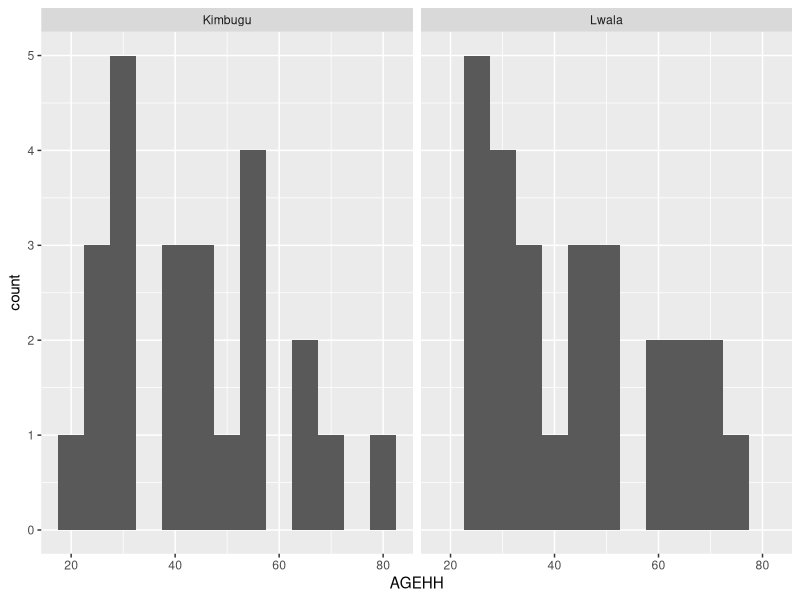
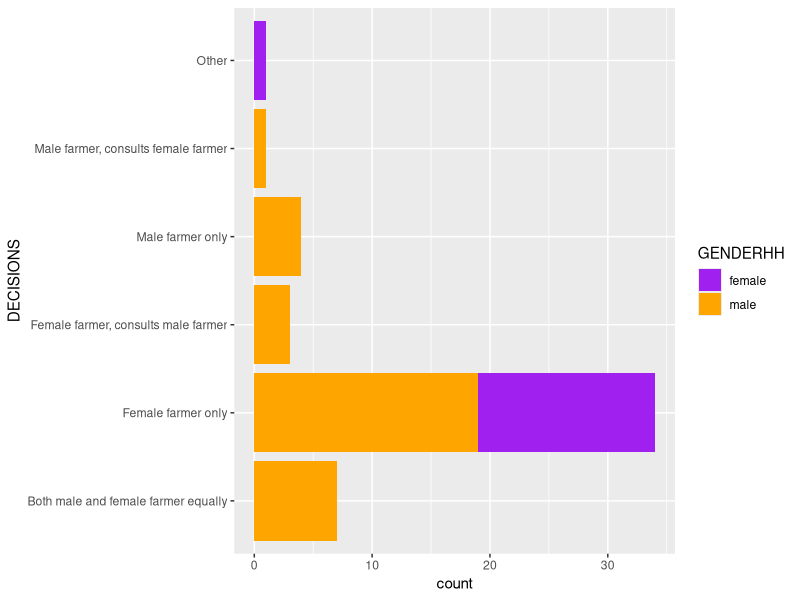
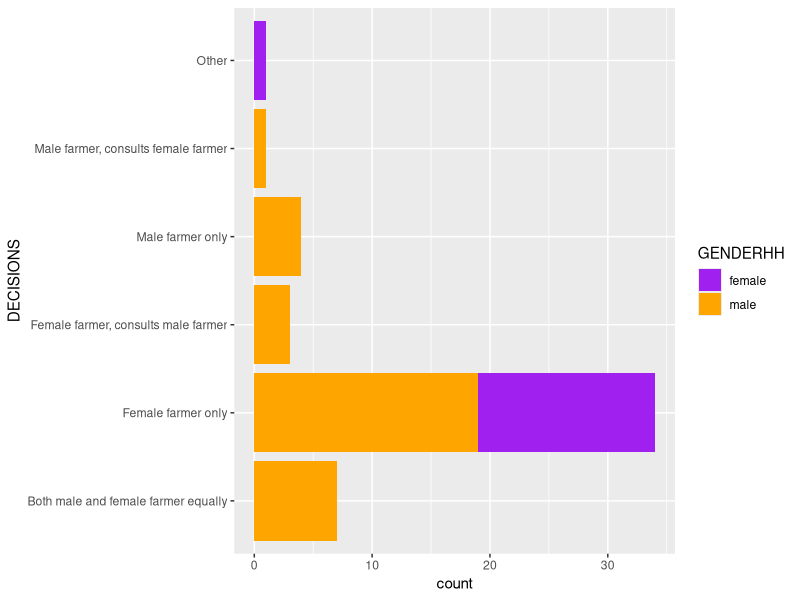
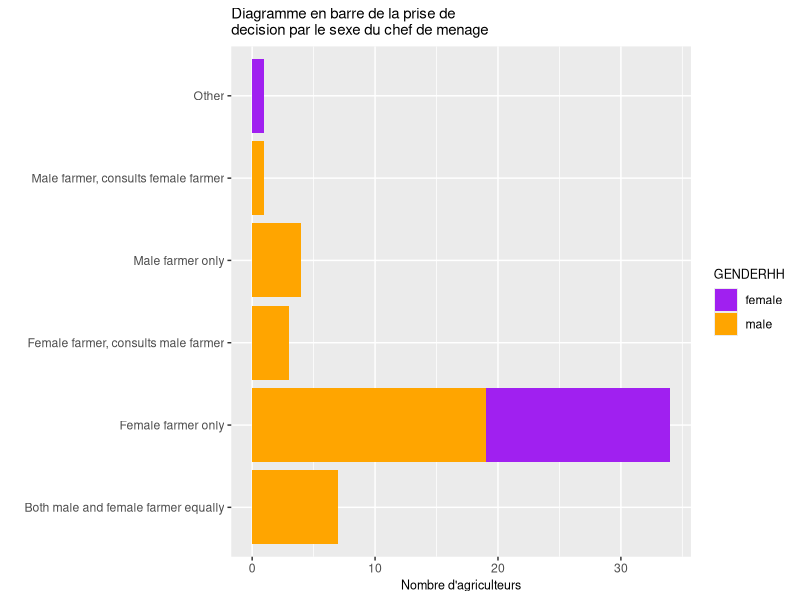
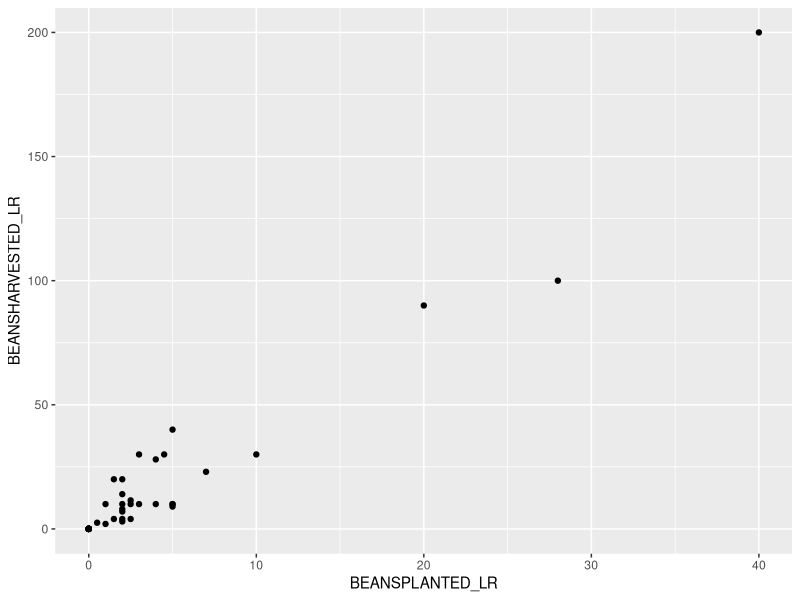
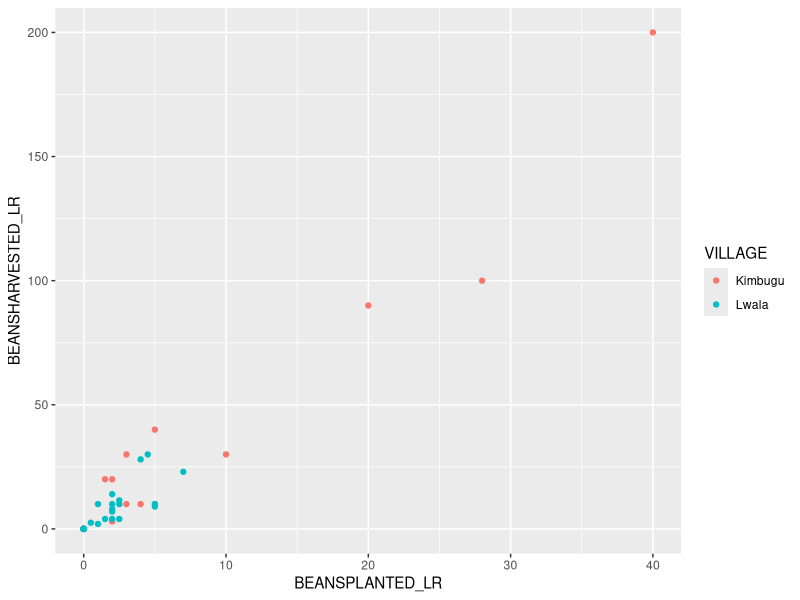
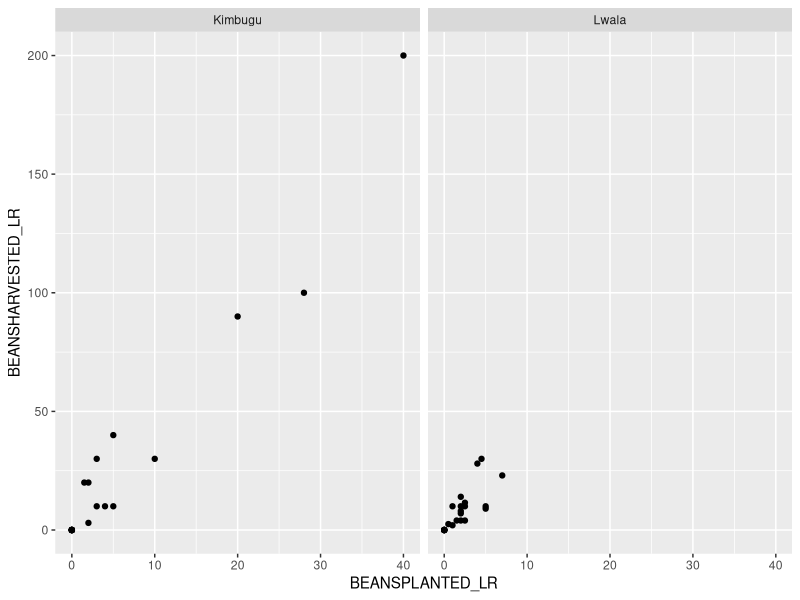
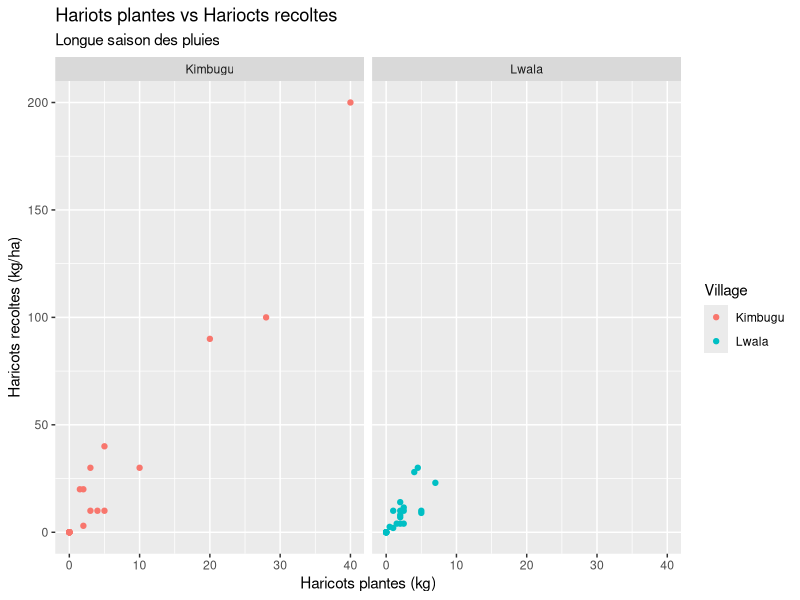

Write R code to recreate these figures, in order.
## ---- chunk 1
library(ggplot2)
library(dplyr)
library(knitr)

BeanSurvey<-read.csv("bean_survey.csv")[,-1]

## ---- chunk 2
ggplot(BeanSurvey,aes(x=AGEHH))+
  geom_histogram(binwidth =5)+
    facet_wrap(~VILLAGE)
## ---- chunk 3

ggplot(BeanSurvey,aes(y=DECISIONS,fill=GENDERHH))+
  geom_bar()+
    scale_fill_manual(values=c("purple","orange"))

## ---- chunk 4

ggplot(BeanSurvey,aes(y=DECISIONS,fill=GENDERHH))+
  geom_bar()+
    scale_fill_manual(values=c("purple","orange"))

## ---- chunk 5
ggplot(BeanSurvey,aes(y=DECISIONS,fill=GENDERHH))+
  geom_bar() +
   scale_fill_manual(values = c("purple","orange"))+
    labs(y="", x="Nombre d'agriculteurs",title="Diagramme en barre de la prise de \ndecision par le sexe du chef de menage") +
     theme(title = element_text(size=9))

## ---- chunk 6
ggplot(BeanSurvey , aes(y=BEANSHARVESTED_LR,x=BEANSPLANTED_LR)) +
 geom_point() 

## ---- chunk 7

ggplot(BeanSurvey , aes(y=BEANSHARVESTED_LR,x=BEANSPLANTED_LR,colour=VILLAGE)) +
 geom_point() 


## ---- chunk 8
ggplot(BeanSurvey , aes(y=BEANSHARVESTED_LR,x=BEANSPLANTED_LR)) +
 geom_point() +
  facet_wrap(~VILLAGE)


## ---- chunk 9
ggplot(BeanSurvey , aes(y=BEANSHARVESTED_LR,x=BEANSPLANTED_LR,colour=VILLAGE)) +
 geom_point() +
  facet_wrap(~VILLAGE)+
  labs(x="Haricots plantes (kg)",y="Haricots recoltes (kg/ha)",
  title="Hariots plantes vs Hariocts recoltes",subtitle="Longue saison des pluies",colour="Village")


## ---- chunk 10
ggplot(BeanSurvey , aes(y=BEANSHARVESTED_LR,x=HHTYPE))+
geom_jitter(width=0.1)

## ---- chunk 11
ggplot(BeanSurvey , aes(y=BEANSHARVESTED_LR,x=HHTYPE))+
  geom_jitter(width=0.1)+
   theme(axis.text.x = element_text(size=7,angle=15, vjust=0.8))

## ---- chunk 12
ggplot(BeanSurvey , aes(y=BEANSHARVESTED_LR,x=HHTYPE))+
  geom_jitter(width=0.1)+
  scale_x_discrete(labels=c("F - H absent", "F - pas de H", "H - plusieurs F", "H - une F", "Autre", "H - pas de F"))+
  theme(axis.text.x = element_text(angle=90))

## ---- chunk 13

ggplot(BeanSurvey,aes(fill=SELLBEANS,x=GENDERHH))+
 geom_bar(position="fill",show.legend=FALSE) +
 scale_y_continuous(breaks=c(0,0.2,0.4,0.6,0.8,1),labels=c("0%","20%","40%","60%","80%","100%"))+
  scale_fill_manual(values=c(NA,"darkred"))+
   facet_wrap(~VILLAGE)+
    labs(y="Menage vendant des haricots (%)",title="Menages vendant des haricots par genre et village",x="Genre du chef de menage")+
     theme_light()

